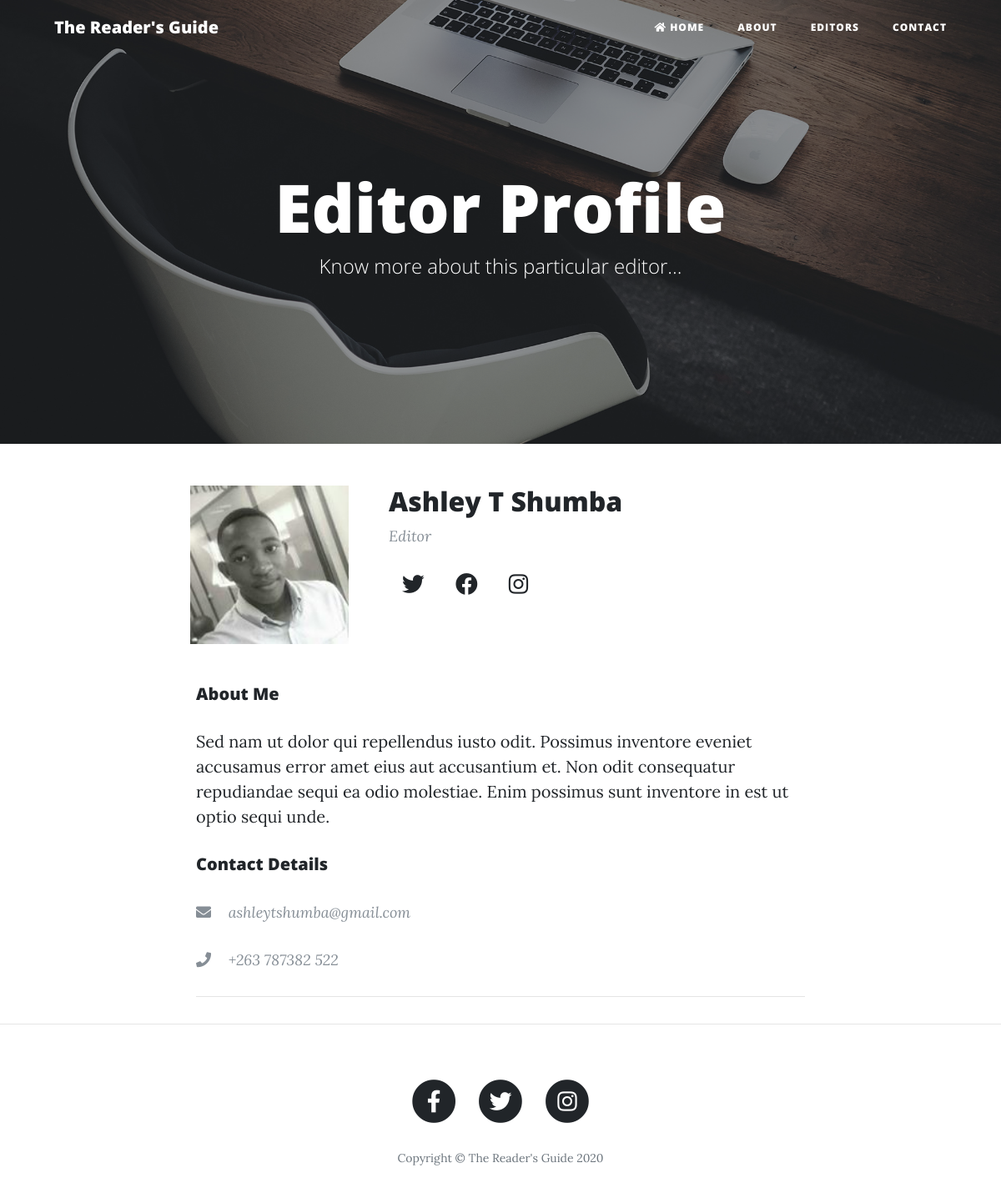
Before: /editors/shumbaashley/ with the older database file.
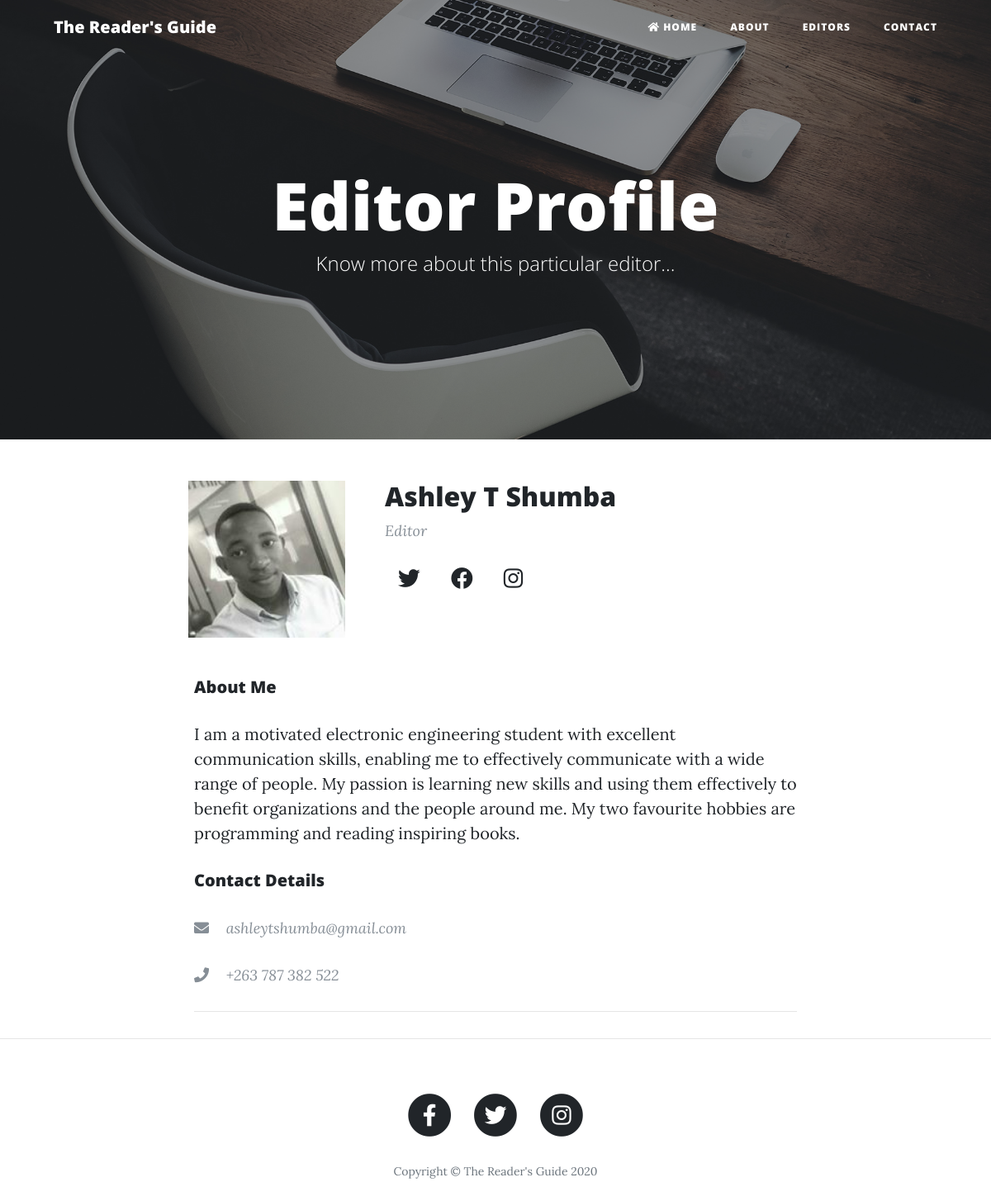
After: the same page with the newer database file.
### books/models.py (models this page shows, shortened)
class Editor(models.Model):
    user = models.OneToOneField(User, on_delete=models.CASCADE, related_name="editor")
    image = models.ImageField(upload_to='editor-images/', blank=True, null=True)
    bio = models.TextField(max_length=500, blank=True, null=True)
    facebook = models.URLField(max_length=64, blank=True, null=True)
    instagram = models.URLField(max_length=64, blank=True, null=True)
    twitter = models.URLField(max_length=64, blank=True, null=True)
    phone = models.CharField(max_length=64, blank=True, null=True)
    email = models.EmailField(max_length=64, blank=True, null=True)
    web = models.CharField(max_length=64, blank=True, null=True)
    link = models.URLField(max_length=64, blank=True, null=True)
    slug = models.SlugField(max_length=150, null = True, blank = True)

### books/views.py (the view)
# urls.py: path('editors/<slug:slug>/', EditorDetail.as_view(), name='editor-detail'),
class EditorDetail(DetailView):
    model = Editor
    template_name = "editor.html"

### books/templates/editor.html (shortened to what this page needs)
{% extends "index.html" %}
{% block style %}
style="background-image: url('/static/img/bg-masthead.jpg')"
{% endblock %}
{% block heading %}
<div class="site-heading">
    <h1>Editor Profile</h1>
    <span class="subheading">Know more about this particular editor...</span>
  </div>
{% endblock %}
{% block content %}
      <div class="row media">
          <img style="cursor: pointer;" data-toggle="tool-tip" data-placement="bottom" title="Editor's Profile Picture" class=" ml-2 d-flex img-fluid w-25 align-self-center" src="{{editor.image.url}}" alt="Content Editor" >
        <div class="media-body ml-5">
          <div class="post-preview">
            <h2>{{ editor.user.get_full_name }}</h2>
            <p class="post-meta" >Editor</p>
              {% if editor.twitter %}
              <a data-toggle="tool-tip" data-placement="bottom" title="Editor's Twitter Page" class="p-3" href="{{ editor.twitter  }}"><i class="fab fa-twitter fa-lg"></i></a>
              {% endif %}
              {% if editor.facebook %}
              <a data-toggle="tool-tip" data-placement="bottom" title="Editor's Facebook Page" class="p-3" href="{{ editor.facebook }}"><i class="fab fa-facebook fa-lg"></i></a>
              {% endif %}
              {% if editor.instagram  %}
              <a data-toggle="tool-tip" data-placement="bottom" title="Editor's Instagram Page" class="p-3" href="{{ editor.instagram }}"><i class="fab fa-instagram fa-lg"></i></a>
              {% endif %}
          </div>
        </div>
      </div>
      <div class="pt-5">
        <h5>About Me</h5>
        <p>{{ editor.bio }}</p>
        <div class="post-preview">
            <h5 class="pb-4" >Contact Details</h5>
            {% if editor.email  %}
            <p data-toggle="tool-tip" data-placement="bottom" title="Editor's Email Address" class="post-meta"><i class="fa fa-envelope"></i> <span class="ml-3">{{ editor.email }}</span></p>
          {% endif %}
          {% if editor.phone  %}
            <p data-toggle="tool-tip" data-placement="bottom" title="Editor's Phone Number" class="post-meta"><i class="fa fa-phone"></i>  <span class="ml-3">{{ editor.phone }}</span></p>
          {% endif %}
        </div>
      </div>
      <hr>
{% endblock %}

Changed rows visible on the page:
changed Editor "ashleytshumba@gmail.com": bio "Sed nam ut dolor qui repellendus iusto odit. Possimus inventore eveniet accusamus error amet eius aut accusantium et. Non odit consequatur repudiandae sequi ea odio molestiae. Enim possimus sunt inventore in est ut optio sequi unde." → "I am a motivated electronic engineering student with excellent communication skills, enabling me to effectively communicate with a wide range of people. My passion is learning new skills and using them effectively to benefit organizations and the people around me. My two favourite hobbies are programming and reading inspiring books."; phone "+263 787382 522" → "+263 787 382 522"
